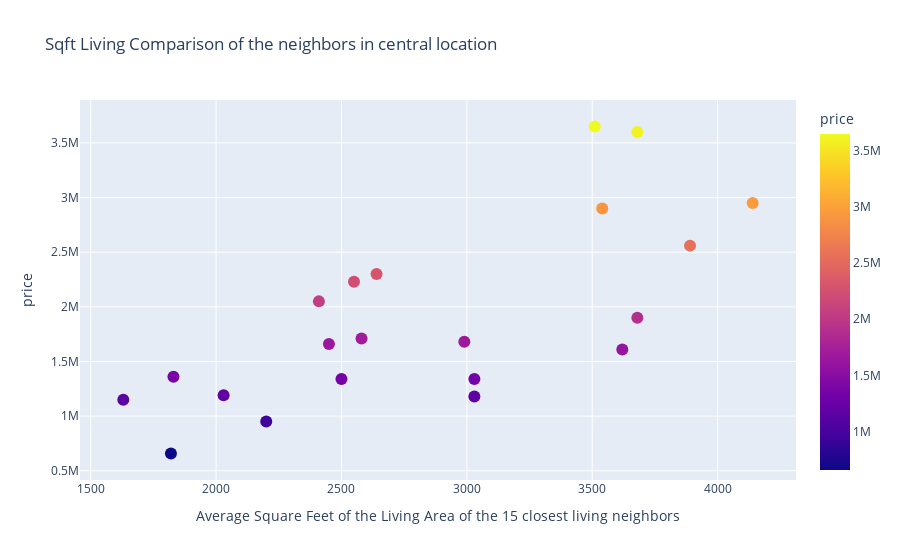

The code cell stored with this chart in its notebook:
### Markdown cell above
To find out if the neighbors do not have any kids, the closest asumption would be that the `sqft_living15` is low.

### Code cell
#take central location and waterfront houses and show the 

fig = px.scatter(df_central, x='sqft_living15', y='price', title=f'Sqft Living Comparison of the neighbors in central location', color="price")

fig.update_traces(marker=dict(size=12),
                  selector=dict(type='scatter', mode='markers'))

# Rename xaxis
fig.update_xaxes(title_text='Average Square Feet of the Living Area of the 15 closest living Neighbors')

fig.show()

### Figure 1 — Plotly figure (JSON) as saved in the notebook; plotly's stock layout.template omitted (floating-point values rounded to 4 significant figures)
{"data": [{"hovertemplate": "sqft_living15=%{x}<br>price=%{marker.color}<extra></extra>", "legendgroup": "", "marker": {"color": [3600000, 1710000, 2900000, 1340000, 3650000, 949950, 1360000, 1190000, 1660000, 1180000, 2560000, 2300000, 1900000, 2230000, 1610000, 658000, 1340000, 2050000, 2950000, 1680000, 1150000], "coloraxis": "coloraxis", "size": 12, "symbol": "circle"}, "mode": "markers", "name": "", "orientation": "v", "showlegend": false, "type": "scatter", "x": [3680, 2580, 3540, 3030, 3510, 2200, 1830, 2030, 2450, 3030, 3890, 2640, 3680, 2550, 3620, 1820, 2500, 2410, 4140, 2990, 1630], "xaxis": "x", "y": [3600000, 1710000, 2900000, 1340000, 3650000, 949950, 1360000, 1190000, 1660000, 1180000, 2560000, 2300000, 1900000, 2230000, 1610000, 658000, 1340000, 2050000, 2950000, 1680000, 1150000], "yaxis": "y"}], "layout": {"coloraxis": {"colorbar": {"title": {"text": "price"}}, "colorscale": [[0, "#0d0887"], [0.1111, "#46039f"], [0.2222, "#7201a8"], [0.3333, "#9c179e"], [0.4444, "#bd3786"], [0.5556, "#d8576b"], [0.6667, "#ed7953"], [0.7778, "#fb9f3a"], [0.8889, "#fdca26"], [1, "#f0f921"]]}, "legend": {"tracegroupgap": 0}, "title": {"text": "Sqft Living Comparison of the neighbors in central location"}, "xaxis": {"anchor": "y", "domain": [0, 1], "title": {"text": "Average Square Feet of the Living Area of the 15 closest living neighbors"}}, "yaxis": {"anchor": "x", "domain": [0, 1], "title": {"text": "price"}}}}
